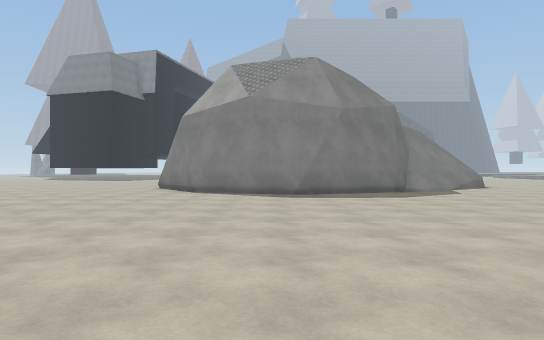
view 1 (above)

20 first-person views from a walk through a Unity game level. The camera is 1.3 m above the floor, looks level and sees 75° across. The floor is counted in squares, 2 m on a side. Each view is taken from the middle of a square. On the plan, view 1 faces up. The plan holds only what a view shows up to about 10 squares ahead; the rest is blank. The place goes on beyond the plan. Surface patterns are stand-ins for the level's own textures.

view 2
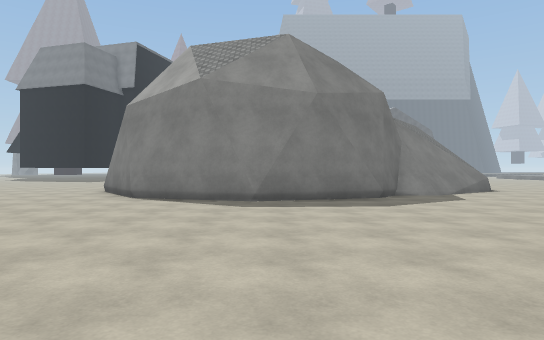

view 3
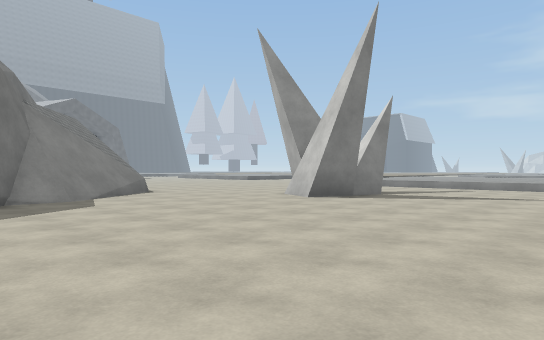

view 4
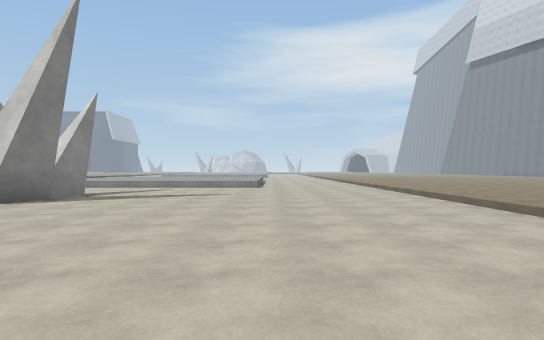

view 5
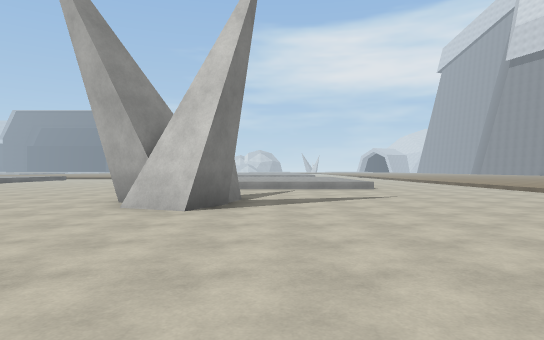

view 6
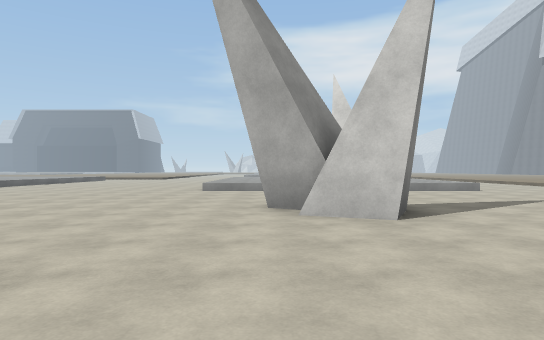

view 7
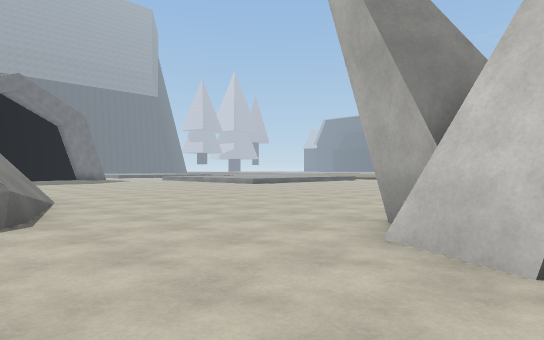

view 8
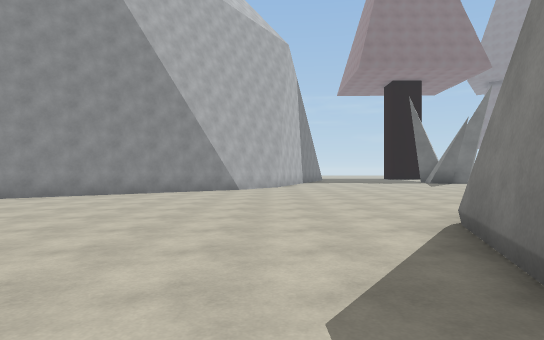

view 9
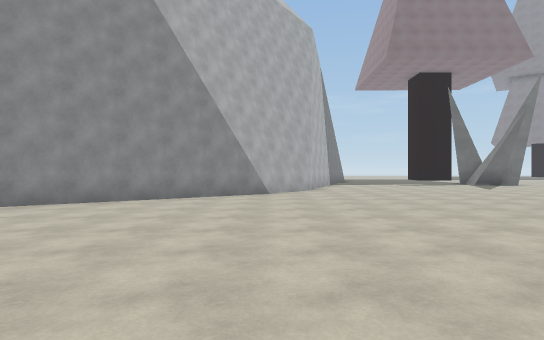

view 10
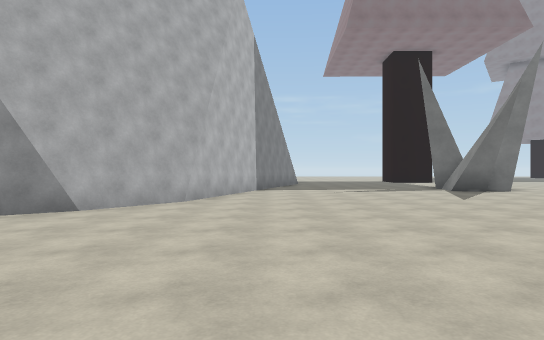

view 11
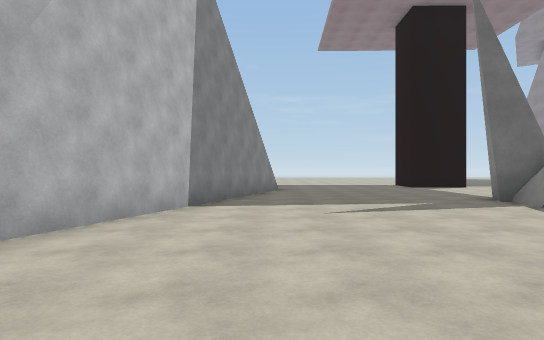

view 12
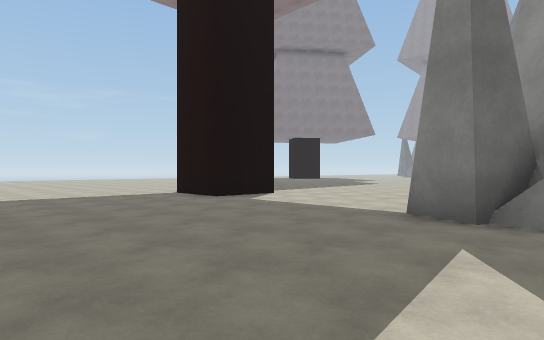

view 13
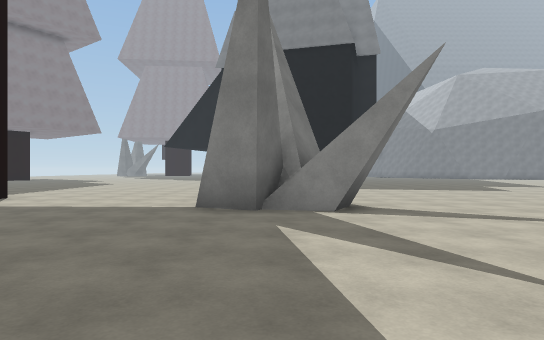

view 14
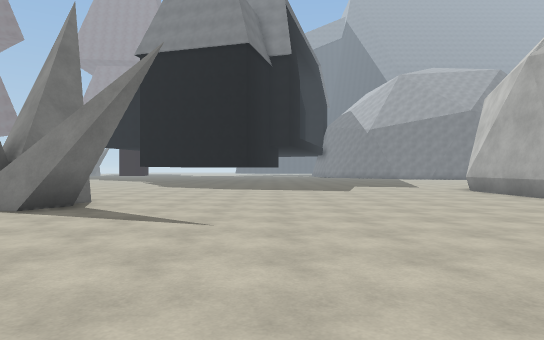

view 15
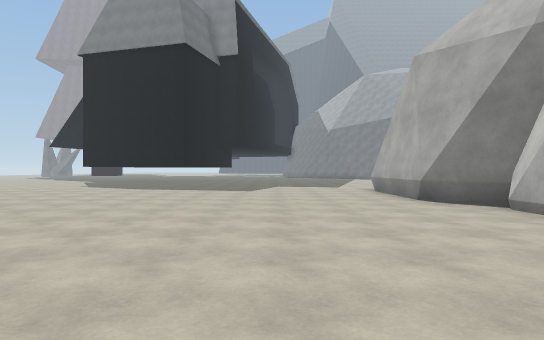

view 16
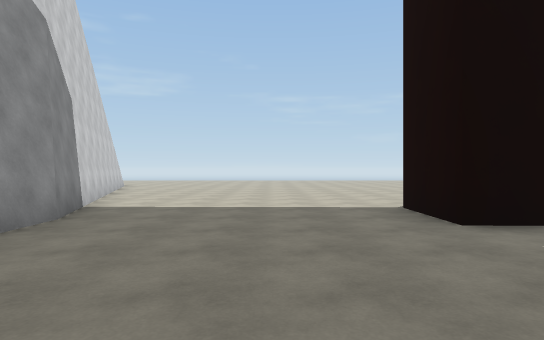

view 17
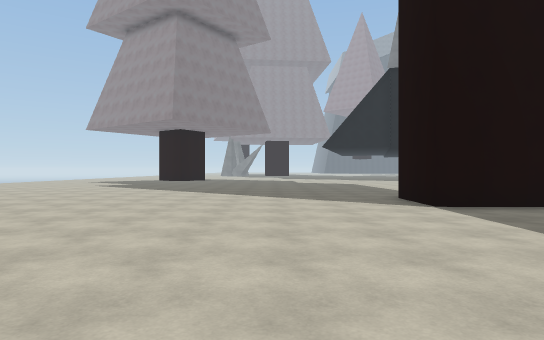

view 18
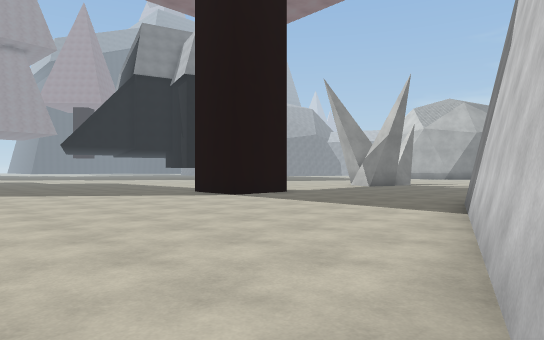

view 19
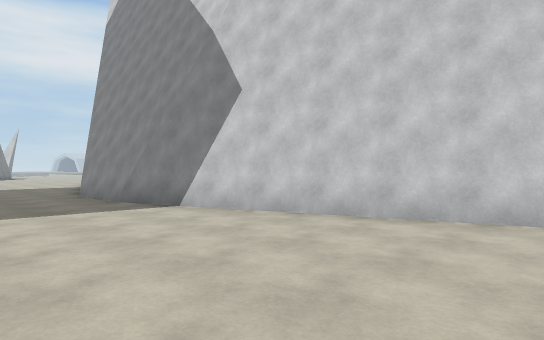

view 20
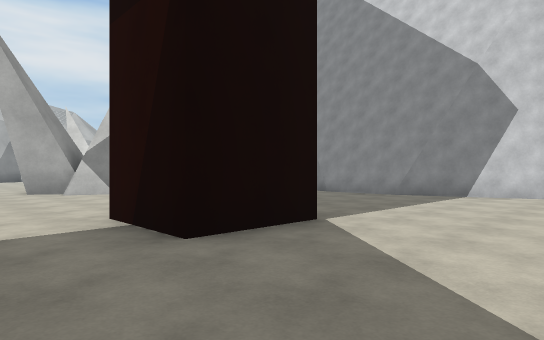

### Floor plan
Points are (right, up) in squares from view 1. A wall is a line through its corners. A room is listed if a view was taken in it or the views show most of it. See-through windows are left out.
Room 1 (views 1, 2, 3, 4, 5, 6, 7, 8, 9, 10, 11, 12, 13, 14, 15, 16, 17, 18, 19, 20)
walls: (-1.9, 10.2) (-2.5, 10.7); (1.1, 9.4) (0.3, 9.5); (-4.1, 15) (-4.1, 15.9); (-4, 15.4) (-3.8, 16) (-4.7, 17.2) (-4.9, 17.7); (3.8, 10.4) (3.4, 10.2); (3.8, 10.7) (3, 10.2); (-9.7, 6.9) (-6, 1.8); (5.1, 11.7) (4.6, 11.7) (3.5, 10.3) (0.6, 9.3) (-2.3, 10.3) (-3.5, 12); (-4.8, 17.4) (-4.8, 20); (-11.9, 8.3) (-9.4, 6.4); (7.2, 13) (5, 11.5) (4.4, 11.5); (8.2, 16.1) (7.9, 14.9); (10.4, 9.2) (11.1, 10.3); (-14.7, 15.6) (-16.2, 15.9); (-14.2, 16.5) (-14.6, 15.8) (-15.5, 16); (8.5, 16.2) (7.7, 13.4); (10.8, 7.7) (9.7, 8.3) (10.2, 9.5); (-15.3, 16.8) (-15.5, 16.3) (-16, 16.7); (-15.8, 16.5) (-16.2, 15.6) (-17.1, 16) (-16.7, 17); (12.4, 7.7) (10.9, 8.1); (-16.5, 17.1) (-15.8, 18.2); (-17.3, 16.1) (-16.8, 17.4); (-19.1, 10.7) (-11.3, 8.1); (-23.2, 11) (-20.1, 11.1); (-22.1, 16.2) (-24.1, 16.3) (-24.1, 18.2) (-22.1, 18.2) (-22.1, 16.2); (-29.4, 8.9) (-22.6, 11.1)
low walls: (-11.3, 8.1) (-9.5, 6.8); (5.6, 11.4) (5.3, 11.2) (4.1, 11.1); (6.2, 11.8) (5.8, 11.5); (7.4, 12.8) (5.2, 11.4) (4.2, 11.3); (-14.4, 16.5) (-14.9, 15.5); (8.9, 16.1) (8, 13.5); (-14.6, 17.3) (-14.9, 16.9)

Where each view was taken, in squares from view 1:
view 1: 0 up, 0 right, facing up
view 2: 2 up, 1 right, facing up
view 3: 3 up, 3 right, facing up-right
view 4: 3 up, 3 right, facing right
view 5: 7 up, 4 right, facing right
view 6: 10 up, 5 right, facing right
view 7: 8 up, 7 right, facing up-right
view 8: 8 up, 2 right, facing left
view 9: 7 up, 0 right, facing left
view 10: 10 up, 4 left, facing left
view 11: 11 up, 9 left, facing left
view 12: 11 up, 15 left, facing up-left
view 13: 10 up, 16 left, facing up
view 14: 10 up, 11 left, facing up
view 15: 10 up, 8 left, facing up
view 16: 14 up, 18 left, facing left
view 17: 10 up, 27 left, facing up
view 18: 9 up, 30 left, facing up-right
view 19: 14 up, 30 left, facing down-right
view 20: 20 up, 27 left, facing down-right
